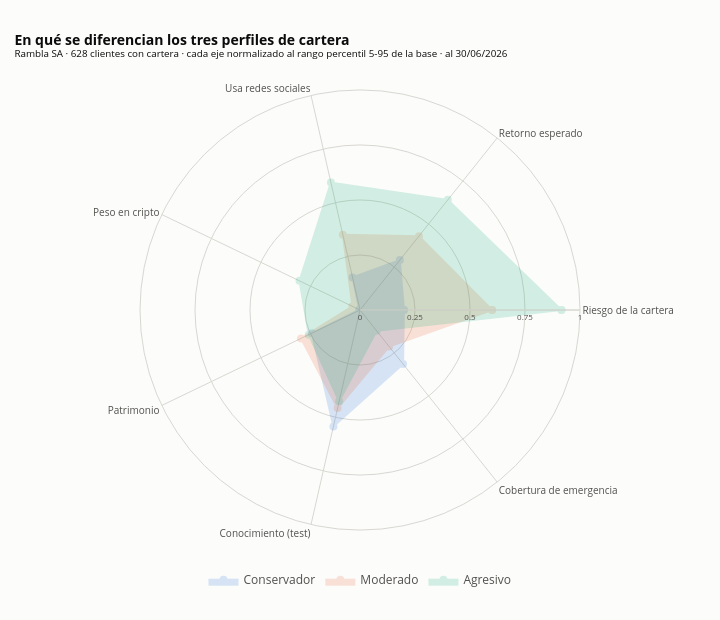

Notebook code cell kept with this figure:
### Code cell
"""Radar de los tres perfiles reales (versión interactiva con Plotly)."""

base_radar = comparables.assign(
    retorno_esperado=comparables["retorno_esperado_anual"].map(PISO_DEL_RANGO),
    usa_redes=(comparables["fuente_informacion"] == "Redes sociales").astype(float),
    perfil=comparables["perfil_real"].astype(str),
)

promedios_radar, crudos_radar = datos_radar(base_radar, "perfil", ETIQUETAS_PERFIL)

figura_radar = radar_plotly(
    promedios_radar, COLOR_PERFIL,
    titulo="En qué se diferencian los tres perfiles de cartera",
    subtitulo="Rambla SA · 628 clientes con cartera · cada eje normalizado al rango "
              "percentil 5-95 de la base · al 30/06/2026")
figura_radar.write_html(SALIDAS / "4_1_radar_perfiles.html", include_plotlyjs="cdn")
figura_radar.show()

### Figure 1 — Plotly figure (JSON) as saved in the notebook; plotly's stock layout.template omitted (floating-point values rounded to 4 significant figures)
{"data": [{"fill": "toself", "fillcolor": "#2a78d6", "hovertemplate": "<b>%{theta}</b><br>Conservador: %{r:.2f} (0 = de los más bajos, 1 = de los más altos)<extra></extra>", "line": {"color": "#2a78d6", "width": 2}, "marker": {"color": "#2a78d6", "size": 8}, "mode": "lines+markers", "name": "Conservador", "opacity": 0.18, "r": [0.1997, 0.2902, 0.1518, 0.003538, 0.2429, 0.5428, 0.314, 0.1997], "theta": ["Riesgo de la cartera", "Retorno esperado", "Usa redes sociales", "Peso en cripto", "Patrimonio", "Conocimiento (test)", "Cobertura de emergencia", "Riesgo de la cartera"], "type": "scatterpolar"}, {"fill": "toself", "fillcolor": "#eb6834", "hovertemplate": "<b>%{theta}</b><br>Moderado: %{r:.2f} (0 = de los más bajos, 1 = de los más altos)<extra></extra>", "line": {"color": "#eb6834", "width": 2}, "marker": {"color": "#eb6834", "size": 8}, "mode": "lines+markers", "name": "Moderado", "opacity": 0.18, "r": [0.6003, 0.4293, 0.3508, 0.03799, 0.2978, 0.4574, 0.2128, 0.6003], "theta": ["Riesgo de la cartera", "Retorno esperado", "Usa redes sociales", "Peso en cripto", "Patrimonio", "Conocimiento (test)", "Cobertura de emergencia", "Riesgo de la cartera"], "type": "scatterpolar"}, {"fill": "toself", "fillcolor": "#1baf7a", "hovertemplate": "<b>%{theta}</b><br>Agresivo: %{r:.2f} (0 = de los más bajos, 1 = de los más altos)<extra></extra>", "line": {"color": "#1baf7a", "width": 2}, "marker": {"color": "#1baf7a", "size": 8}, "mode": "lines+markers", "name": "Agresivo", "opacity": 0.18, "r": [0.9156, 0.6403, 0.5941, 0.3051, 0.2588, 0.4257, 0.1212, 0.9156], "theta": ["Riesgo de la cartera", "Retorno esperado", "Usa redes sociales", "Peso en cripto", "Patrimonio", "Conocimiento (test)", "Cobertura de emergencia", "Riesgo de la cartera"], "type": "scatterpolar"}], "layout": {"height": 620, "legend": {"font": {"color": "#52514e"}, "orientation": "h", "x": 0.5, "xanchor": "center", "y": -0.08}, "margin": {"b": 90, "l": 80, "r": 80, "t": 90}, "paper_bgcolor": "#fcfcfb", "polar": {"angularaxis": {"gridcolor": "#d8d7d2", "linecolor": "#d8d7d2", "tickfont": {"color": "#52514e", "size": 10}}, "bgcolor": "#fcfcfb", "radialaxis": {"gridcolor": "#d8d7d2", "linecolor": "#d8d7d2", "range": [0, 1], "tickfont": {"color": "#52514e", "size": 8}, "tickvals": [0, 0.25, 0.5, 0.75, 1], "visible": true}}, "showlegend": true, "title": {"font": {"color": "#0b0b0b", "size": 14}, "text": "<b>En qué se diferencian los tres perfiles de cartera</b><br><sup>Rambla SA · 628 clientes con cartera · cada eje normalizado al rango percentil 5-95 de la base · al 30/06/2026</sup>", "x": 0.02}, "width": 720}}
